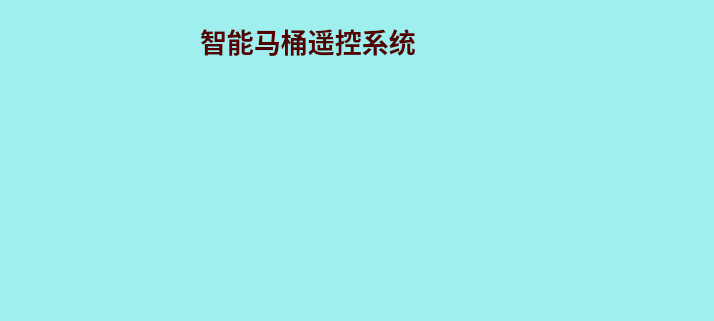
<?xml version="1.0" encoding="UTF-8"?>
<ui version="4.0">
 <class>MainWindow</class>
 <widget class="QMainWindow" name="MainWindow">
  <property name="geometry">
   <rect>
    <x>0</x>
    <y>0</y>
    <width>714</width>
    <height>321</height>
   </rect>
  </property>
  <property name="windowTitle">
   <string>MainWindow</string>
  </property>
  <property name="styleSheet">
   <string notr="true">background-color: rgb(159, 239, 239);
</string>
  </property>
  <widget class="QWidget" name="centralwidget">
   <widget class="QLabel" name="label">
    <property name="geometry">
     <rect>
      <x>200</x>
      <y>20</y>
      <width>271</width>
      <height>41</height>
     </rect>
    </property>
    <property name="font">
     <font>
      <family>宋体</family>
      <pointsize>20</pointsize>
      <weight>75</weight>
      <bold>true</bold>
     </font>
    </property>
    <property name="styleSheet">
     <string notr="true">color: rgb(85, 0, 0);
background-color: qlineargradient(spread:pad, x1:0, y1:0.006, x2:1, y2:1, stop:0 rgba(0, 81, 171, 255), stop:1 rgba(0, 207, 252, 255));
background-color: rgba(255, 255, 255,0);</string>
    </property>
    <property name="text">
     <string>智能马桶遥控系统</string>
    </property>
   </widget>
   <widget class="QLabel" name="label_1">
    <property name="geometry">
     <rect>
      <x>30</x>
      <y>0</y>
      <width>141</width>
      <height>141</height>
     </rect>
    </property>
    <property name="styleSheet">
     <string notr="true"/>
    </property>
    <property name="text">
     <string/>
    </property>
    <property name="pixmap">
     <pixmap resource="Resources.qrc">:/Image/LED.png</pixmap>
    </property>
    <property name="scaledContents">
     <bool>true</bool>
    </property>
   </widget>
   <widget class="QLabel" name="label_3">
    <property name="geometry">
     <rect>
      <x>290</x>
      <y>140</y>
      <width>141</width>
      <height>141</height>
     </rect>
    </property>
    <property name="styleSheet">
     <string notr="true"/>
    </property>
    <property name="text">
     <string/>
    </property>
    <property name="pixmap">
     <pixmap resource="Resources.qrc">:/Image/start.png</pixmap>
    </property>
    <property name="scaledContents">
     <bool>true</bool>
    </property>
   </widget>
   <widget class="QLabel" name="label_2">
    <property name="geometry">
     <rect>
      <x>490</x>
      <y>10</y>
      <width>141</width>
      <height>141</height>
     </rect>
    </property>
    <property name="styleSheet">
     <string notr="true"/>
    </property>
    <property name="text">
     <string/>
    </property>
    <property name="pixmap">
     <pixmap resource="Resources.qrc">:/Image/conditioner.png</pixmap>
    </property>
    <property name="scaledContents">
     <bool>true</bool>
    </property>
   </widget>
   <widget class="QLabel" name="label_4">
    <property name="geometry">
     <rect>
      <x>70</x>
      <y>140</y>
      <width>141</width>
      <height>141</height>
     </rect>
    </property>
    <property name="styleSheet">
     <string notr="true"/>
    </property>
    <property name="text">
     <string/>
    </property>
    <property name="pixmap">
     <pixmap resource="Resources.qrc">:/Image/human.png</pixmap>
    </property>
    <property name="scaledContents">
     <bool>true</bool>
    </property>
   </widget>
   <widget class="QLabel" name="label_5">
    <property name="geometry">
     <rect>
      <x>490</x>
      <y>130</y>
      <width>141</width>
      <height>141</height>
     </rect>
    </property>
    <property name="styleSheet">
     <string notr="true"/>
    </property>
    <property name="text">
     <string/>
    </property>
    <property name="pixmap">
     <pixmap resource="Resources.qrc">:/Image/leave.png</pixmap>
    </property>
    <property name="scaledContents">
     <bool>true</bool>
    </property>
   </widget>
   <widget class="QLabel" name="label_6">
    <property name="geometry">
     <rect>
      <x>280</x>
      <y>80</y>
      <width>171</width>
      <height>31</height>
     </rect>
    </property>
    <property name="font">
     <font>
      <family>宋体</family>
      <pointsize>12</pointsize>
     </font>
    </property>
    <property name="text">
     <string/>
    </property>
   </widget>
  </widget>
  <widget class="QStatusBar" name="statusbar"/>
 </widget>
 <resources>
  <include location="Resources.qrc"/>
 </resources>
 <connections/>
</ui>
